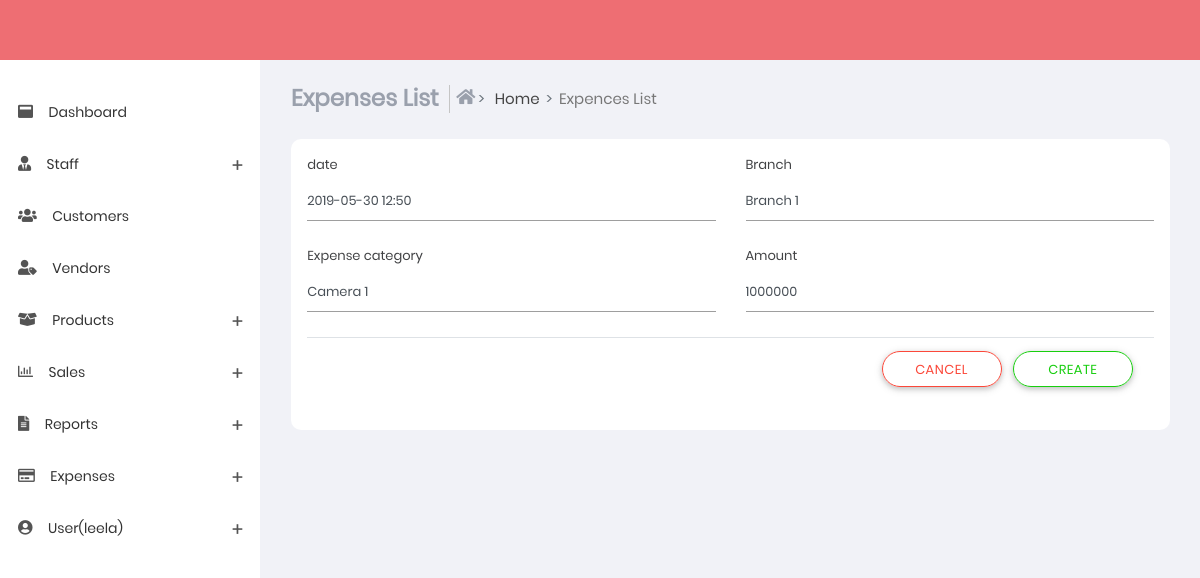
Screenshot of /expences_edit/6 (signed in) with the database file from the repository.
### sub_part/models.py (models this page shows, shortened)
class expenseslists(models.Model):
    branch = models.CharField(max_length=100)
    amount = models.IntegerField()
    expense_category = models.CharField(max_length=100)
    expense_date = models.DateTimeField()

### sub_part/views.py (the view)
# urls.py: path('expences_edit/<int:id>',views.expences_edit,name='expences_edit'),
@login_required(login_url='login')
def expences_edit(request,id):
    temp = expenseslists.objects.get(id=id)
    return render(request,'expences_edit.html',{'temp':temp,'u':request.user})

### templates/expences_edit.html (shortened to what this page needs)
{% extends 'base.html' %}
{% load static %}
{% block content %}
<section class="content">
    <div class="container-fluid">
        <div class="block-header">
            <div class="row">
                <div class="col-xs-12 col-sm-12 col-md-10 col-lg-10">
                    <ul class="breadcrumb breadcrumb-item ">
                        <li class="breadcrumb-item">
                            <h4 class="page-title">Expenses List</h4>
                        </li>
                        <li class="breadcrumb-item bcrumb-1">
                            <a href="index">
                                <i class="fas fa-home"></i> Home</a>
                        </li>
                        <li class="breadcrumb-item active">Expences List</li>
                    </ul>
                </div>
            </div>
        </div>
        <div class="card">
            <div class="card-body">
                <form action="/expences_update/{{ temp.id }}" method="POST">
                    <div class="row clearfix">
                        <div class="col-lg-6 col-md-6 col-sm-6 col-xs-6">
                            <label for="name">date</label>
                            <div class="form-group">
                                <div class="form-line">
                                    <input type="text" name="expense_date" value="{{ temp.expense_date|date:'Y-m-d H:i' }}"
                                        class="form-control date" placeholder="Ex: YYYY-MM-DD HH:MM">
                                </div>
                            </div>
                        </div>
                        <div class="col-lg-6 col-md-6 col-sm-6 col-xs-6">
                            <label for="email_address">Branch</label>
                            <div class="form-group">
                                <div class="form-line">
                                    <input type="text" name="branch" value="{{ temp.branch }}" id="email_address1"
                                        class="form-control" placeholder="Enter Branch">
                                </div>
                            </div>
                        </div>
                    </div>
                    <div class="row clearfix">
                        <div class="col-lg-6 col-md-6 col-sm-6 col-xs-6">
                            <label for="branch">Expense category</label>
                            <div class="form-group">
                                <div class="form-line">
                                    <input type="text" name="expense_category" value="{{ temp.expense_category }}"
                                        id="branch" class="form-control" placeholder="Enter Expense category">
                                </div>
                            </div>
                        </div>
                        <div class="col-lg-6 col-md-6 col-sm-6 col-xs-6">
                            <label for="cash_register">Amount</label>
                            <div class="form-group">
                                <div class="form-line">
                                    <input type="text" name="amount" value="{{ temp.amount }}" id="cash_register"
                                        class="form-control" placeholder="Enter Amount">
                                </div>
                            </div>
                        </div>
                    </div>
                    <div class="modal-footer">
                        <div class="button-demo">
                            <a href="../expences.html">
                                <button type="button" class="btn btn-outline-danger btn-border-radius"
                                    data-dismiss="modal">Cancel</button>
                            </a>
                            <button type="submit" class="btn btn-outline-success btn-border-radius">Create</button>
                        </div>
                    </div>
                </form>
            </div>
        </div>
    </div>
</section>
{% endblock %}

### templates/base.html (shortened to what this page needs)
{% load static %}
<!DOCTYPE html>
<html lang="en">
<head>
    <link href="{% static 'css/app.min.css'%}" rel="stylesheet">
    <link href="{% static 'css/style.css'%}" rel="stylesheet" />
    <link href="{% static 'css/styles/all-themes.css'%}" rel="stylesheet" />
</head>
<body class="light fixed">
    <nav class="navbar">
    </nav>
    <div>
        <aside id="leftsidebar" class="sidebar">
            <div class="menu">
                <ul class="list">
                    <li>
                        <a href="index">
                                <i class="fas fa-window-maximize"></i>
                                <span >Dashboard</span>
                        </a>
                    </li>
                    <li>
                        <a href="#" onClick="return false;" class="menu-toggle">
                            <i class="fas fa-user-tie"></i>
                            <span>Staff</span>
                        </a>
                    </li>
                    <li>
                        <a href="customer.html">
                            <i class="fas fa-users"></i>
                            <span>Customers</span>
                        </a>
                    </li>
                    <li>
                        <a href="vendors.html">
                            <i class="fas fa-user-tag"></i>
                            <span>Vendors</span>
                        </a>
                    </li>
                    <li>
                        <a href="#" onClick="return false;" class="menu-toggle">
                            <i class="fas fa-box-open"></i>
                            <span>Products</span>
                        </a>
                    </li>
                    <li>
                        <a href="#" onClick="return false;" class="menu-toggle">
                            <i class="far fa-chart-bar"></i>
                            <span>Sales</span>
                        </a>
                    </li>
                    <li>
                        <a href="#" onClick="return false;" class="menu-toggle">
                            <i class="fas fa-file-alt"></i>
                            <span>Reports</span>
                        </a>
                    </li>
                    <li>
                        <a href="#" onClick="return false;" class="menu-toggle">
                            <i class="far fa-credit-card"></i>
                            <span>Expenses</span>
                        </a>
                    </li>
                    <li>
                        <a href="#" onClick="return false;" class="menu-toggle">
                            <i class="fas fa-user-circle"></i>
                            <span>User({{u.username}})</span>
                        </a>
                    </li>
                </ul>
            </div>
        </aside>
    </div>
    {% block content %}
    {% endblock %}
</body>
</html>

### rows the page displays
expenseslists: expense_date "2019-05-30 12:50", branch "Branch 1", expense_category "Camera 1", amount "1000000"

### other values shown
{{ u.username }} "leela"
